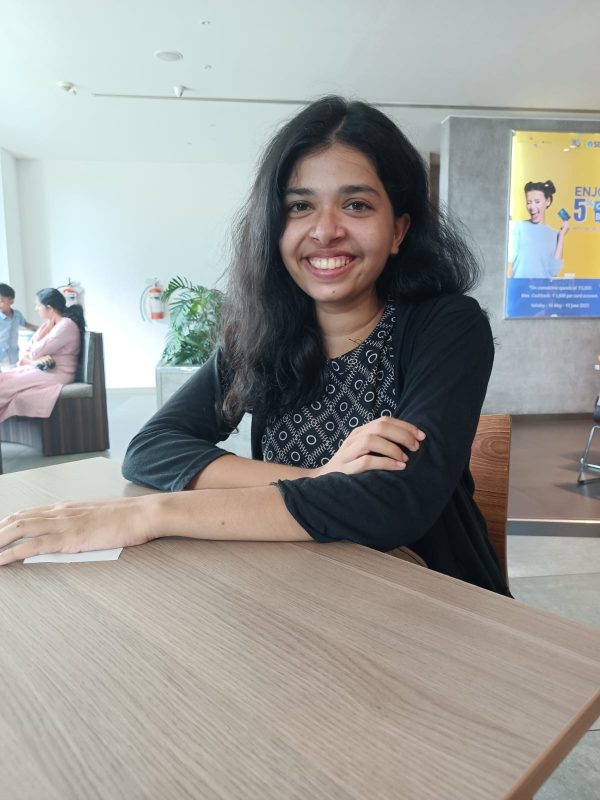
#> input picture dataset/Aarsha.jpg, 1200 x 1600 px, given in place of the camera (shown at 1/2 size)
$ python newfaces.py
#> lines starting #> are read from the running program, lines starting #| are printed output that depends on the picture; after the words box and inside, x2 and y2 are one past the last pixel; in counts of white or black regions, pixels touching at a corner belong together
import cv2
import pickle
import numpy as np
import os
video=cv2.VideoCapture(0)
facedetect=cv2.CascadeClassifier('code/haarcascade_frontalface_default.xml')

faces_data=[]
i=0
name = "Aharon"

while True:
    ret,frame=video.read()
#> frame is the input picture: shape (1600, 1200, 3); mean B, G, R 150.2, 154.4, 154.1
    gray=cv2.cvtColor(frame, cv2.COLOR_BGR2GRAY)
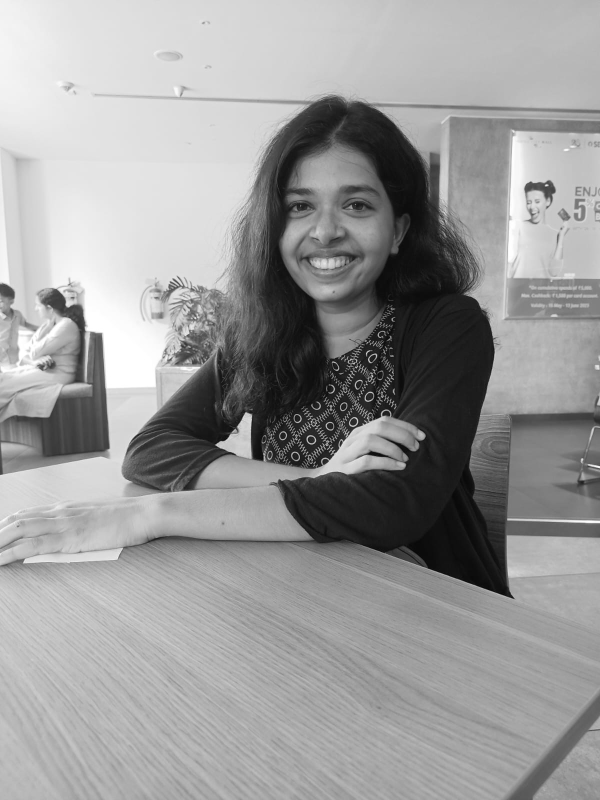
#> gray: shape (1600, 1200) (shown at 1/2 size); min 0, max 255, mean 153.8
    faces=facedetect.detectMultiScale(gray, 1.3 ,5)
#> faces = [[518, 301, 285, 285]]
    for (x,y,w,h) in faces:
        crop_img=frame[y:y+h, x:x+w, :]
        resized_img=cv2.resize(crop_img, (50,50))
        if len(faces_data)<=100 and i%10==0:
            faces_data.append(resized_img)
        i=i+1
        cv2.putText(frame, str(len(faces_data)), (50,50), cv2.FONT_HERSHEY_COMPLEX, 1, (50,50,255), 1)
        cv2.rectangle(frame, (x,y), (x+w, y+h), (50,50,255), 1)
#> this loop made 1 pass
#> (x, y, w, h, i) on pass 1: (518, 301, 285, 285, 1)
#> pass 1, `crop_img=frame[y:y+h, x:x+w, :]`:
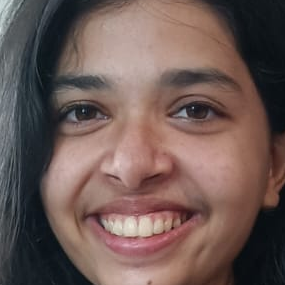
#> crop_img: shape (285, 285, 3); mean B, G, R 85.4, 90, 110.4
#> pass 1, `resized_img=cv2.resize(crop_img, (50,50))`:
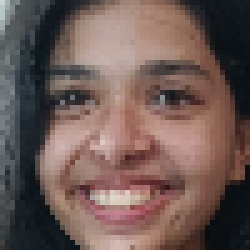
#> resized_img: shape (50, 50, 3) (shown 5 times larger); mean B, G, R 85.4, 90, 110.5
#> after the loop:
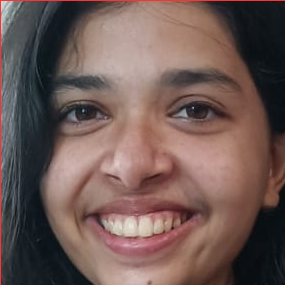
#> crop_img: shape (285, 285, 3); 0.7% of pixels changed, all inside (x1, y1, x2, y2) = (0, 0, 285, 285)
#> after the loop:
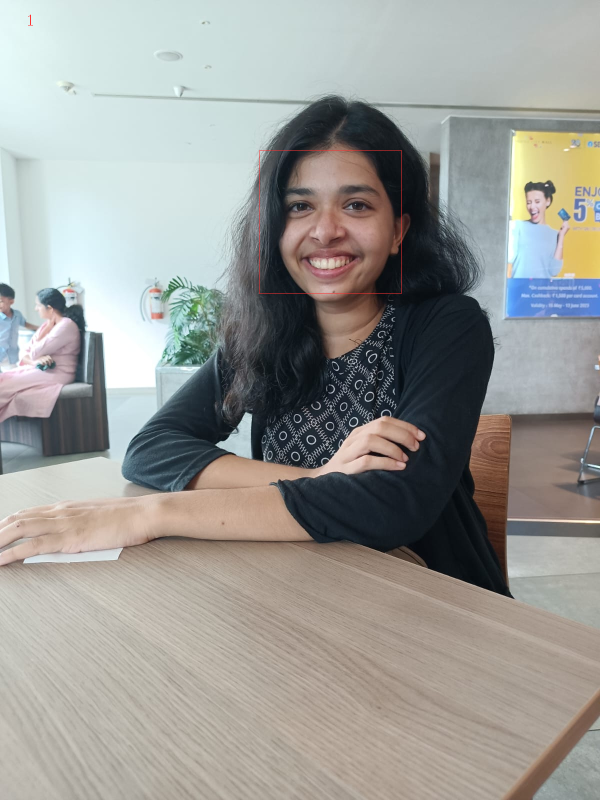
#> frame: shape (1600, 1200, 3) (shown at 1/2 size); 0.06% of pixels changed, all inside (x1, y1, x2, y2) = (56, 29, 804, 587)
#> after the loop, faces_data = 1 item; i = 1
    cv2.imshow("Frame",frame)
    k=cv2.waitKey(1)
#> (key q is pressed here)
    if k==ord('q') or len(faces_data)==100:
        break
video.release()
cv2.destroyAllWindows()

faces_data=np.asarray(faces_data)
faces_data=faces_data.reshape(100, -1)
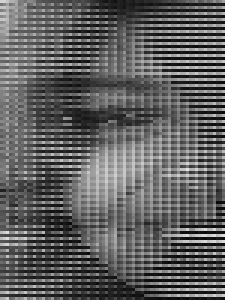
#> faces_data: shape (100, 75) (shown 3 times larger); min 7, max 226, mean 95.3


if 'names.pkl' not in os.listdir('dataset/'):
    names=[name]*100
    with open('dataset/names.pkl', 'wb') as f:
        pickle.dump(names, f)
else:
    with open('dataset/names.pkl', 'rb') as f:
#> (reads dataset/names.pkl from the repository)
        names=pickle.load(f)
    names=names+[name]*100
    with open('dataset/names.pkl', 'wb') as f:
        pickle.dump(names, f)

if 'faces_data.pkl' not in os.listdir('dataset/'):
    with open('dataset/faces_data.pkl', 'wb') as f:
        pickle.dump(faces_data, f)
else:
    with open('dataset/faces_data.pkl', 'rb') as f:
#> (reads dataset/faces_data.pkl from the repository)
        faces=pickle.load(f)
#> (the run stopped early here; a loop or call above may not have finished)
